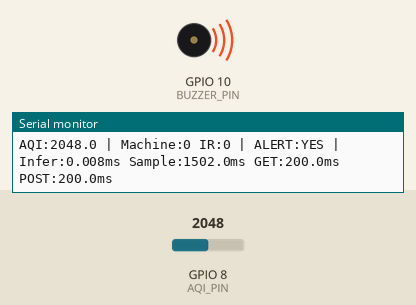
A sketch run on a simulated ESP32-S3. Shown: buzzer (waves = sounding, pin HIGH), the last lines printed to the serial monitor. The test bench sets the inputs (shaded band); at power-on: GPIO 8 (AQI_PIN) = 2048. WiFi joins after 1.5 s; servers stay silent unless stated; uploads are accepted with an empty reply.

Above: at 2.7 s.
2.8 s: GPIO 8 (AQI_PIN) set to 1639
6.0 s: GPIO 8 (AQI_PIN) set to 1574
At 7.1 s:
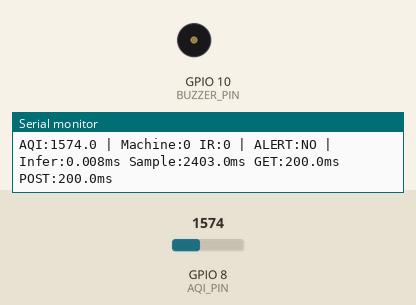
10.6 s: GPIO 8 (AQI_PIN) set to 1640
At 12.2 s:
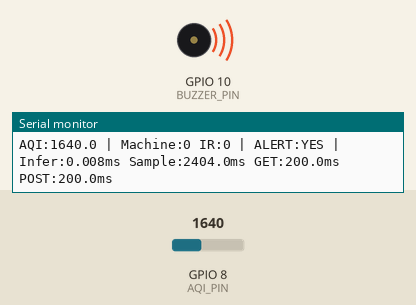
13.8 s: GPIO 8 (AQI_PIN) set to 1560
At 17.2 s:
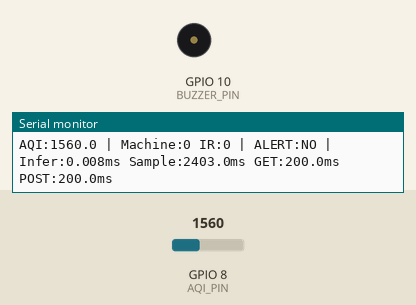
Timing chart, 0 to 18.6 s (numbered marks = the images above; inputs shaded):
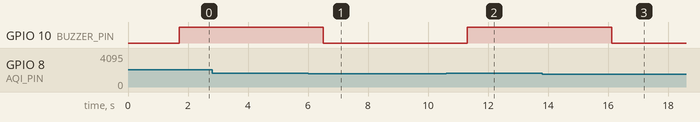

Measured:
- the behaviour switches between 1601 and 1600 on GPIO 8 (AQI_PIN) (found by bisection; images 0 and 1)
- after the input at 6.0 s, GPIO 10 (BUZZER_PIN): HIGH → LOW after 0.51 s
- after the input at 10.6 s, GPIO 10 (BUZZER_PIN): LOW → HIGH after 0.72 s
- after the input at 13.8 s, GPIO 10 (BUZZER_PIN): HIGH → LOW after 2.3 s

The sketch:

nano_3esp.ino
```cpp
#include <WiFi.h>
#include <HTTPClient.h>
#include <ArduinoJson.h>

/* ===== PINS ===== */
#define AQI_PIN    8
#define BUZZER_PIN 10

/* ===== WIFI ===== */
const char* ssid = "EquipGuard-ML";
const char* pass = "12345678";

/* ===== DATA ===== */
float airQuality = 0;
bool alertState  = false;
bool machineAlert = false;
bool irAlert      = false;       // received from C6 (originally from Board 3)

/* ===== TIMING ===== */
unsigned long lastSampleTime = 0;
float samplingInterval = 0;

void setup() {
    Serial.begin(115200);

    pinMode(AQI_PIN,    INPUT);
    pinMode(BUZZER_PIN, OUTPUT);

    connectWiFi();
}

void loop() {
    unsigned long currentTime = millis();
    samplingInterval = currentTime - lastSampleTime;
    lastSampleTime   = currentTime;

    if (WiFi.status() != WL_CONNECTED) connectWiFi();

    /* ===== READ LOCAL ===== */
    airQuality = analogRead(AQI_PIN);

    /* ===== GET MACHINE + IR DATA FROM C6 ===== */
    float getLatency = 0;
    {
        HTTPClient http;
        http.begin("http://192.168.4.1/sensors");

        unsigned long getStart = micros();
        int code = http.GET();
        unsigned long getEnd = micros();
        getLatency = (getEnd - getStart) / 1000.0;

        if (code == 200) {
            DynamicJsonDocument doc(512);
            DeserializationError err = deserializeJson(doc, http.getString());
            if (!err) {
                machineAlert = doc["machine_alert"];
                irAlert      = doc["ir_alert"];       // NEW — pulled from C6
            }
        }
        http.end();
    }

    /* ===== INFERENCE ===== */
    unsigned long startTime = micros();

    bool aqiAlert = (airQuality > 1600);
    alertState    = (machineAlert || aqiAlert || irAlert);   // IR included via C6

    unsigned long endTime = micros();
    float inferenceTime = (endTime - startTime) / 1000.0;

    /* ===== ACTUATOR ===== */
    digitalWrite(BUZZER_PIN, alertState ? HIGH : LOW);

    /* ===== SEND DATA BACK TO C6 ===== */
    float postLatency = 0;
    {
        HTTPClient http;
        http.begin("http://192.168.4.1/upload");
        http.addHeader("Content-Type", "application/json");

        DynamicJsonDocument outDoc(256);
        outDoc["airQuality"] = airQuality;
        outDoc["alert"]      = alertState;

        String payload;
        serializeJson(outDoc, payload);

        unsigned long postStart = micros();
        http.POST(payload);
        unsigned long postEnd = micros();
        postLatency = (postEnd - postStart) / 1000.0;

        http.end();
    }

    Serial.printf(
        "AQI:%.1f | Machine:%d IR:%d | ALERT:%s | Infer:%.3fms Sample:%.1fms GET:%.1fms POST:%.1fms\n",
        airQuality, machineAlert, irAlert,
        alertState ? "YES" : "NO",
        inferenceTime, samplingInterval, getLatency, postLatency
    );

    delay(2000);
}

void connectWiFi() {
    WiFi.begin(ssid, pass);
    while (WiFi.status() != WL_CONNECTED) delay(500);
}
```
